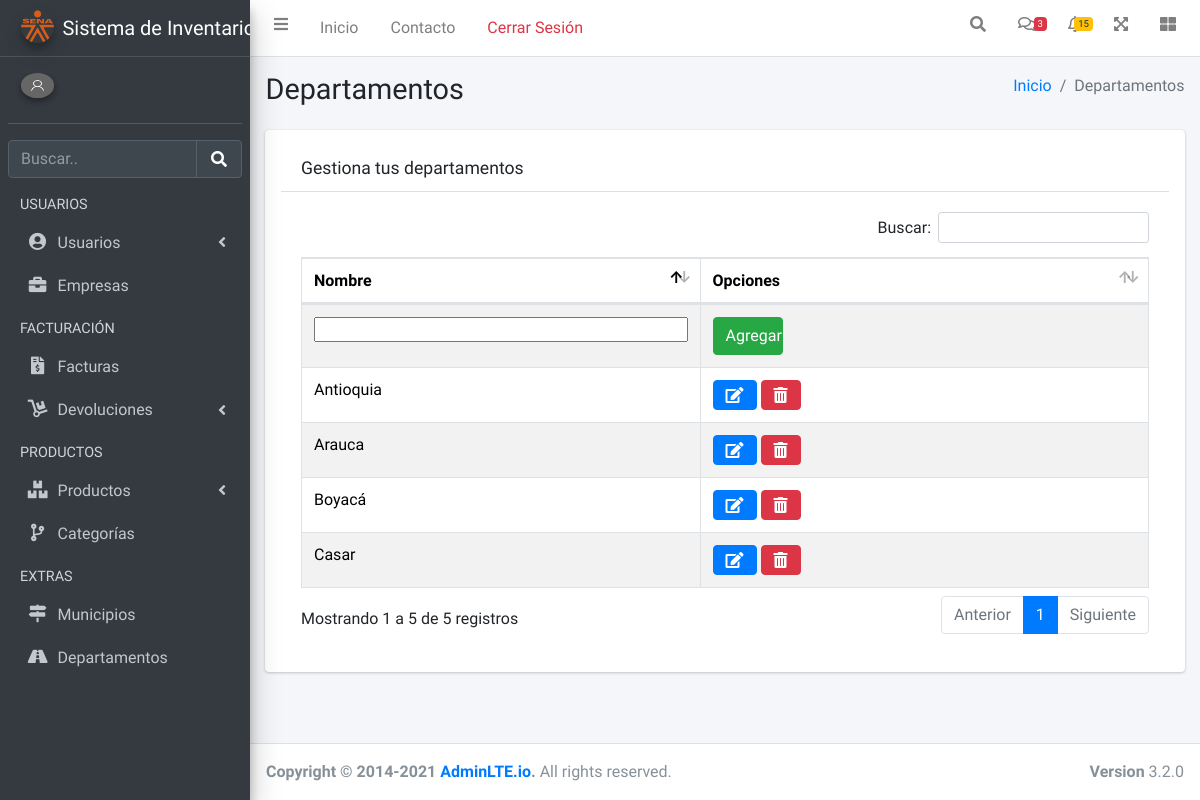
Page /extras/departamento on the committed database.
### usuarios/models.py (models this page shows, shortened)
class Departamento(models.Model):
    nombre=models.CharField(max_length=90,unique=True, verbose_name="Nombre Departamento")
    class Estado(models.TextChoices):
        ACTIVO='1', _('Activo')
        INACTIVO='0', _('Inactivo')
    estado=models.CharField(max_length=1, choices=Estado.choices, default=Estado.ACTIVO, verbose_name="Estado")

### base/views.py (the view)
# urls.py: path('extras/departamento',departamento,name='departamento'),
def departamento(request):
    titulo="Departamentos"
    departamentos=Departamento.objects.all()
    if request.method == "POST":
        form= DepartamentoForm(request.POST)
        if form.is_valid():
            form.save()
            messages.success(
                request,f"Se agregó el departamento de {request.POST['nombre']} exitosamente!"
            )
            return redirect('departamento')
        else:
            messages.error(
                request,f"Error al agregar {request.POST['nombre']}!"
            )
    else:
        form= DepartamentoForm()
    context={
        'titulo':titulo,
        'departamentos':departamentos,
    }
    return render(request,'usuarios/departamentos.html',context)

### base/context_processors.py (called while the page is built)
def sesion(request):
    usuario_actual= request.user
    image_user=r"../media/images/usuarios/default.png"
    if request.user.is_authenticated:
        if Usuario.objects.filter(user_id=usuario_actual.id):
            image_user=Usuario.objects.get(user_id=usuario_actual.id).foto.url
    context={
        'usuario_actual':usuario_actual,
        'image_user': image_user
    }
    return context

### base/templates/usuarios/departamentos.html (shortened to what this page needs)
{% extends 'partials/body.html' %}
{% load static %}
{% block contenido %}
<div class="col-md-12">
    <div class="card p-3">
        <div class="card-header">
            <h3 class="card-title">Gestiona tus departamentos</h3>
        </div>
        <div class="card-body">
            <table id="tabla-general" class="table table-bordered table-striped">
                <thead>
                    <tr>
                        <th>Nombre</th>
                        <th>Opciones</th>
                    </tr>
                </thead>
                <tbody>
                    {% for departamento in departamentos %}
                    <tr>
                        <td>{{departamento.nombre}}</td>
                        <td><a class="btn btn-primary" href=""><i class="fas fa-edit"></i></a>
                            <a class="btn btn-danger" href="{% url 'departamento_eliminar' departamento.id %}"><i
                                    class="fas fa-trash-alt"></i></a>
                        </td>
                    </tr>
                    {% endfor %}
                    <tr class="">
                        <form action="" method='POST'>
                            <td>
                                <input type="text" name="nombre" maxlength="90" required="" id="id_nombre">
                            </td>
                            <td><input class="btn btn-success col-md-2" type="submit" value="Agregar"></td>
                        </form>
                    </tr>
                </tbody>
            </table>
        </div>
    </div>
</div>
{% endblock contenido %}

### base/templates/partials/body.html (style rules this page uses)
input, select { width: 100% }

### rows in the picture
Departamento: nombre "Boyacá"
Departamento: nombre "Arauca"
Departamento: nombre "Antioquia"
Departamento: nombre "Casar"

### other values in the picture
{{ titulo }} "Departamentos"
